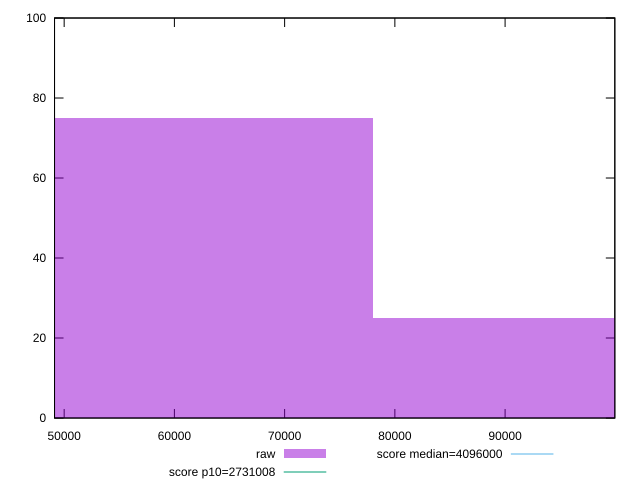

This chart was generated by the following gnuplot code:
reset

$raw <<EOF
52033.850429767575 75
104067.70085953515 25
EOF

set key outside below
set boxwidth 52033.850429767575
set xrange [49126:99955]
set yrange [0:100]
set trange [0:100]
set style fill transparent solid 0.5 noborder

set parametric
set terminal svg size 640, 490 enhanced background rgb 'white'
set output "report_00020_2021-02-19T21:17:38.612Z2/total-byte-weight/samples/pages+cached+noadtech+nomedia+nocss/raw/histogram.svg"

plot $raw title "raw" with boxes, \
     2731008,t title "score p10=2731008", \
     4096000,t title "score median=4096000"

reset
